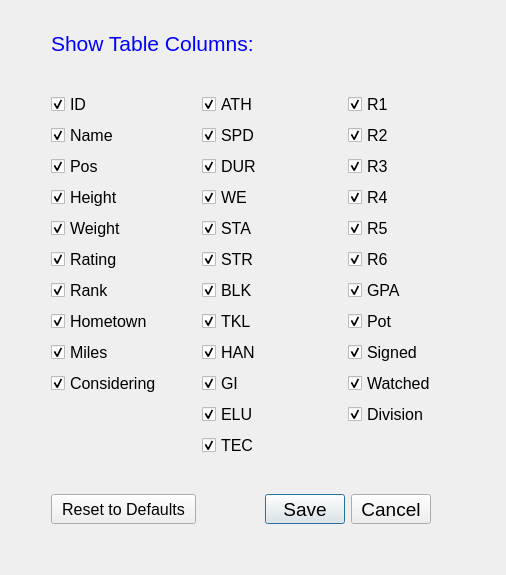
<?xml version="1.0" encoding="UTF-8"?>
<ui version="4.0">
 <class>DialogShowColumns</class>
 <widget class="QDialog" name="DialogShowColumns">
  <property name="windowModality">
   <enum>Qt::ApplicationModal</enum>
  </property>
  <property name="geometry">
   <rect>
    <x>0</x>
    <y>0</y>
    <width>506</width>
    <height>575</height>
   </rect>
  </property>
  <property name="sizePolicy">
   <sizepolicy hsizetype="Fixed" vsizetype="Fixed">
    <horstretch>0</horstretch>
    <verstretch>0</verstretch>
   </sizepolicy>
  </property>
  <property name="minimumSize">
   <size>
    <width>506</width>
    <height>575</height>
   </size>
  </property>
  <property name="maximumSize">
   <size>
    <width>506</width>
    <height>575</height>
   </size>
  </property>
  <property name="font">
   <font>
    <family>Arial</family>
    <pointsize>12</pointsize>
   </font>
  </property>
  <property name="windowTitle">
   <string>Show Columns</string>
  </property>
  <layout class="QGridLayout" name="gridLayout">
   <item row="5" column="3">
    <widget class="QCheckBox" name="checkBoxR3">
     <property name="sizePolicy">
      <sizepolicy hsizetype="Fixed" vsizetype="Fixed">
       <horstretch>0</horstretch>
       <verstretch>0</verstretch>
      </sizepolicy>
     </property>
     <property name="minimumSize">
      <size>
       <width>145</width>
       <height>0</height>
      </size>
     </property>
     <property name="maximumSize">
      <size>
       <width>145</width>
       <height>16777215</height>
      </size>
     </property>
     <property name="text">
      <string>R3</string>
     </property>
     <property name="checked">
      <bool>true</bool>
     </property>
    </widget>
   </item>
   <item row="3" column="3">
    <widget class="QCheckBox" name="checkBoxR1">
     <property name="sizePolicy">
      <sizepolicy hsizetype="Fixed" vsizetype="Fixed">
       <horstretch>0</horstretch>
       <verstretch>0</verstretch>
      </sizepolicy>
     </property>
     <property name="minimumSize">
      <size>
       <width>145</width>
       <height>0</height>
      </size>
     </property>
     <property name="maximumSize">
      <size>
       <width>145</width>
       <height>16777215</height>
      </size>
     </property>
     <property name="text">
      <string>R1</string>
     </property>
     <property name="checked">
      <bool>true</bool>
     </property>
    </widget>
   </item>
   <item row="15" column="2">
    <spacer name="verticalSpacer_3">
     <property name="orientation">
      <enum>Qt::Vertical</enum>
     </property>
     <property name="sizeType">
      <enum>QSizePolicy::Fixed</enum>
     </property>
     <property name="sizeHint" stdset="0">
      <size>
       <width>20</width>
       <height>30</height>
      </size>
     </property>
    </spacer>
   </item>
   <item row="4" column="1">
    <widget class="QCheckBox" name="checkBoxName">
     <property name="sizePolicy">
      <sizepolicy hsizetype="Fixed" vsizetype="Fixed">
       <horstretch>0</horstretch>
       <verstretch>0</verstretch>
      </sizepolicy>
     </property>
     <property name="minimumSize">
      <size>
       <width>145</width>
       <height>0</height>
      </size>
     </property>
     <property name="maximumSize">
      <size>
       <width>145</width>
       <height>16777215</height>
      </size>
     </property>
     <property name="text">
      <string>Name</string>
     </property>
     <property name="checked">
      <bool>true</bool>
     </property>
    </widget>
   </item>
   <item row="7" column="3">
    <widget class="QCheckBox" name="checkBoxR5">
     <property name="sizePolicy">
      <sizepolicy hsizetype="Fixed" vsizetype="Fixed">
       <horstretch>0</horstretch>
       <verstretch>0</verstretch>
      </sizepolicy>
     </property>
     <property name="minimumSize">
      <size>
       <width>145</width>
       <height>0</height>
      </size>
     </property>
     <property name="maximumSize">
      <size>
       <width>145</width>
       <height>16777215</height>
      </size>
     </property>
     <property name="text">
      <string>R5</string>
     </property>
     <property name="checked">
      <bool>true</bool>
     </property>
    </widget>
   </item>
   <item row="11" column="3">
    <widget class="QCheckBox" name="checkBoxSigned">
     <property name="sizePolicy">
      <sizepolicy hsizetype="Fixed" vsizetype="Fixed">
       <horstretch>0</horstretch>
       <verstretch>0</verstretch>
      </sizepolicy>
     </property>
     <property name="minimumSize">
      <size>
       <width>145</width>
       <height>0</height>
      </size>
     </property>
     <property name="maximumSize">
      <size>
       <width>145</width>
       <height>16777215</height>
      </size>
     </property>
     <property name="text">
      <string>Signed</string>
     </property>
     <property name="checked">
      <bool>true</bool>
     </property>
    </widget>
   </item>
   <item row="13" column="3">
    <widget class="QCheckBox" name="checkBoxDivision">
     <property name="sizePolicy">
      <sizepolicy hsizetype="Fixed" vsizetype="Fixed">
       <horstretch>0</horstretch>
       <verstretch>0</verstretch>
      </sizepolicy>
     </property>
     <property name="minimumSize">
      <size>
       <width>145</width>
       <height>0</height>
      </size>
     </property>
     <property name="maximumSize">
      <size>
       <width>145</width>
       <height>16777215</height>
      </size>
     </property>
     <property name="text">
      <string>Division</string>
     </property>
     <property name="checked">
      <bool>true</bool>
     </property>
    </widget>
   </item>
   <item row="2" column="1">
    <spacer name="verticalSpacer_2">
     <property name="orientation">
      <enum>Qt::Vertical</enum>
     </property>
     <property name="sizeType">
      <enum>QSizePolicy::Fixed</enum>
     </property>
     <property name="sizeHint" stdset="0">
      <size>
       <width>20</width>
       <height>20</height>
      </size>
     </property>
    </spacer>
   </item>
   <item row="5" column="1">
    <widget class="QCheckBox" name="checkBoxPos">
     <property name="sizePolicy">
      <sizepolicy hsizetype="Fixed" vsizetype="Fixed">
       <horstretch>0</horstretch>
       <verstretch>0</verstretch>
      </sizepolicy>
     </property>
     <property name="minimumSize">
      <size>
       <width>145</width>
       <height>0</height>
      </size>
     </property>
     <property name="maximumSize">
      <size>
       <width>145</width>
       <height>16777215</height>
      </size>
     </property>
     <property name="text">
      <string>Pos</string>
     </property>
     <property name="checked">
      <bool>true</bool>
     </property>
    </widget>
   </item>
   <item row="11" column="2">
    <widget class="QCheckBox" name="checkBoxHAN">
     <property name="sizePolicy">
      <sizepolicy hsizetype="Fixed" vsizetype="Fixed">
       <horstretch>0</horstretch>
       <verstretch>0</verstretch>
      </sizepolicy>
     </property>
     <property name="minimumSize">
      <size>
       <width>140</width>
       <height>0</height>
      </size>
     </property>
     <property name="maximumSize">
      <size>
       <width>140</width>
       <height>16777215</height>
      </size>
     </property>
     <property name="text">
      <string>HAN</string>
     </property>
     <property name="checked">
      <bool>true</bool>
     </property>
    </widget>
   </item>
   <item row="9" column="3">
    <widget class="QCheckBox" name="checkBoxGPA">
     <property name="sizePolicy">
      <sizepolicy hsizetype="Fixed" vsizetype="Fixed">
       <horstretch>0</horstretch>
       <verstretch>0</verstretch>
      </sizepolicy>
     </property>
     <property name="minimumSize">
      <size>
       <width>145</width>
       <height>0</height>
      </size>
     </property>
     <property name="maximumSize">
      <size>
       <width>145</width>
       <height>16777215</height>
      </size>
     </property>
     <property name="text">
      <string>GPA</string>
     </property>
     <property name="checked">
      <bool>true</bool>
     </property>
    </widget>
   </item>
   <item row="6" column="3">
    <widget class="QCheckBox" name="checkBoxR4">
     <property name="sizePolicy">
      <sizepolicy hsizetype="Fixed" vsizetype="Fixed">
       <horstretch>0</horstretch>
       <verstretch>0</verstretch>
      </sizepolicy>
     </property>
     <property name="minimumSize">
      <size>
       <width>145</width>
       <height>0</height>
      </size>
     </property>
     <property name="maximumSize">
      <size>
       <width>145</width>
       <height>16777215</height>
      </size>
     </property>
     <property name="text">
      <string>R4</string>
     </property>
     <property name="checked">
      <bool>true</bool>
     </property>
    </widget>
   </item>
   <item row="9" column="2">
    <widget class="QCheckBox" name="checkBoxBLK">
     <property name="sizePolicy">
      <sizepolicy hsizetype="Fixed" vsizetype="Fixed">
       <horstretch>0</horstretch>
       <verstretch>0</verstretch>
      </sizepolicy>
     </property>
     <property name="minimumSize">
      <size>
       <width>140</width>
       <height>0</height>
      </size>
     </property>
     <property name="maximumSize">
      <size>
       <width>140</width>
       <height>16777215</height>
      </size>
     </property>
     <property name="text">
      <string>BLK</string>
     </property>
     <property name="checked">
      <bool>true</bool>
     </property>
    </widget>
   </item>
   <item row="3" column="1">
    <widget class="QCheckBox" name="checkBoxID">
     <property name="sizePolicy">
      <sizepolicy hsizetype="Fixed" vsizetype="Fixed">
       <horstretch>0</horstretch>
       <verstretch>0</verstretch>
      </sizepolicy>
     </property>
     <property name="minimumSize">
      <size>
       <width>145</width>
       <height>0</height>
      </size>
     </property>
     <property name="maximumSize">
      <size>
       <width>145</width>
       <height>16777215</height>
      </size>
     </property>
     <property name="layoutDirection">
      <enum>Qt::LeftToRight</enum>
     </property>
     <property name="text">
      <string>ID</string>
     </property>
     <property name="checked">
      <bool>true</bool>
     </property>
    </widget>
   </item>
   <item row="13" column="2">
    <widget class="QCheckBox" name="checkBoxELU">
     <property name="sizePolicy">
      <sizepolicy hsizetype="Fixed" vsizetype="Fixed">
       <horstretch>0</horstretch>
       <verstretch>0</verstretch>
      </sizepolicy>
     </property>
     <property name="minimumSize">
      <size>
       <width>140</width>
       <height>0</height>
      </size>
     </property>
     <property name="maximumSize">
      <size>
       <width>140</width>
       <height>16777215</height>
      </size>
     </property>
     <property name="text">
      <string>ELU</string>
     </property>
     <property name="checked">
      <bool>true</bool>
     </property>
    </widget>
   </item>
   <item row="10" column="2">
    <widget class="QCheckBox" name="checkBoxTKL">
     <property name="sizePolicy">
      <sizepolicy hsizetype="Fixed" vsizetype="Fixed">
       <horstretch>0</horstretch>
       <verstretch>0</verstretch>
      </sizepolicy>
     </property>
     <property name="minimumSize">
      <size>
       <width>140</width>
       <height>0</height>
      </size>
     </property>
     <property name="maximumSize">
      <size>
       <width>140</width>
       <height>16777215</height>
      </size>
     </property>
     <property name="text">
      <string>TKL</string>
     </property>
     <property name="checked">
      <bool>true</bool>
     </property>
    </widget>
   </item>
   <item row="24" column="1">
    <spacer name="verticalSpacer">
     <property name="orientation">
      <enum>Qt::Vertical</enum>
     </property>
     <property name="sizeType">
      <enum>QSizePolicy::Fixed</enum>
     </property>
     <property name="sizeHint" stdset="0">
      <size>
       <width>20</width>
       <height>40</height>
      </size>
     </property>
    </spacer>
   </item>
   <item row="7" column="1">
    <widget class="QCheckBox" name="checkBoxWeight">
     <property name="sizePolicy">
      <sizepolicy hsizetype="Fixed" vsizetype="Fixed">
       <horstretch>0</horstretch>
       <verstretch>0</verstretch>
      </sizepolicy>
     </property>
     <property name="minimumSize">
      <size>
       <width>145</width>
       <height>0</height>
      </size>
     </property>
     <property name="maximumSize">
      <size>
       <width>145</width>
       <height>16777215</height>
      </size>
     </property>
     <property name="text">
      <string>Weight</string>
     </property>
     <property name="checked">
      <bool>true</bool>
     </property>
    </widget>
   </item>
   <item row="0" column="0">
    <spacer name="verticalSpacer_4">
     <property name="orientation">
      <enum>Qt::Vertical</enum>
     </property>
     <property name="sizeType">
      <enum>QSizePolicy::Fixed</enum>
     </property>
     <property name="sizeHint" stdset="0">
      <size>
       <width>20</width>
       <height>10</height>
      </size>
     </property>
    </spacer>
   </item>
   <item row="8" column="1">
    <widget class="QCheckBox" name="checkBoxRating">
     <property name="sizePolicy">
      <sizepolicy hsizetype="Fixed" vsizetype="Fixed">
       <horstretch>0</horstretch>
       <verstretch>0</verstretch>
      </sizepolicy>
     </property>
     <property name="minimumSize">
      <size>
       <width>145</width>
       <height>0</height>
      </size>
     </property>
     <property name="maximumSize">
      <size>
       <width>145</width>
       <height>16777215</height>
      </size>
     </property>
     <property name="text">
      <string>Rating</string>
     </property>
     <property name="checked">
      <bool>true</bool>
     </property>
    </widget>
   </item>
   <item row="12" column="2">
    <widget class="QCheckBox" name="checkBoxGI">
     <property name="sizePolicy">
      <sizepolicy hsizetype="Fixed" vsizetype="Fixed">
       <horstretch>0</horstretch>
       <verstretch>0</verstretch>
      </sizepolicy>
     </property>
     <property name="minimumSize">
      <size>
       <width>140</width>
       <height>0</height>
      </size>
     </property>
     <property name="maximumSize">
      <size>
       <width>140</width>
       <height>16777215</height>
      </size>
     </property>
     <property name="text">
      <string>GI</string>
     </property>
     <property name="checked">
      <bool>true</bool>
     </property>
    </widget>
   </item>
   <item row="12" column="3">
    <widget class="QCheckBox" name="checkBoxWatched">
     <property name="sizePolicy">
      <sizepolicy hsizetype="Fixed" vsizetype="Fixed">
       <horstretch>0</horstretch>
       <verstretch>0</verstretch>
      </sizepolicy>
     </property>
     <property name="minimumSize">
      <size>
       <width>145</width>
       <height>0</height>
      </size>
     </property>
     <property name="maximumSize">
      <size>
       <width>145</width>
       <height>16777215</height>
      </size>
     </property>
     <property name="text">
      <string>Watched</string>
     </property>
     <property name="checked">
      <bool>true</bool>
     </property>
    </widget>
   </item>
   <item row="10" column="3">
    <widget class="QCheckBox" name="checkBoxPot">
     <property name="sizePolicy">
      <sizepolicy hsizetype="Fixed" vsizetype="Fixed">
       <horstretch>0</horstretch>
       <verstretch>0</verstretch>
      </sizepolicy>
     </property>
     <property name="minimumSize">
      <size>
       <width>145</width>
       <height>0</height>
      </size>
     </property>
     <property name="maximumSize">
      <size>
       <width>145</width>
       <height>16777215</height>
      </size>
     </property>
     <property name="text">
      <string>Pot</string>
     </property>
     <property name="checked">
      <bool>true</bool>
     </property>
    </widget>
   </item>
   <item row="1" column="1" colspan="3">
    <widget class="QLabel" name="labelShowColumns">
     <property name="sizePolicy">
      <sizepolicy hsizetype="Fixed" vsizetype="Preferred">
       <horstretch>0</horstretch>
       <verstretch>0</verstretch>
      </sizepolicy>
     </property>
     <property name="minimumSize">
      <size>
       <width>430</width>
       <height>0</height>
      </size>
     </property>
     <property name="maximumSize">
      <size>
       <width>430</width>
       <height>16777215</height>
      </size>
     </property>
     <property name="font">
      <font>
       <family>Arial</family>
       <pointsize>16</pointsize>
      </font>
     </property>
     <property name="styleSheet">
      <string notr="true">color: blue</string>
     </property>
     <property name="text">
      <string>Show Table Columns:</string>
     </property>
     <property name="alignment">
      <set>Qt::AlignLeading|Qt::AlignLeft|Qt::AlignVCenter</set>
     </property>
    </widget>
   </item>
   <item row="8" column="2">
    <widget class="QCheckBox" name="checkBoxSTR">
     <property name="sizePolicy">
      <sizepolicy hsizetype="Fixed" vsizetype="Fixed">
       <horstretch>0</horstretch>
       <verstretch>0</verstretch>
      </sizepolicy>
     </property>
     <property name="minimumSize">
      <size>
       <width>140</width>
       <height>0</height>
      </size>
     </property>
     <property name="maximumSize">
      <size>
       <width>140</width>
       <height>16777215</height>
      </size>
     </property>
     <property name="text">
      <string>STR</string>
     </property>
     <property name="checked">
      <bool>true</bool>
     </property>
    </widget>
   </item>
   <item row="10" column="1">
    <widget class="QCheckBox" name="checkBoxHometown">
     <property name="sizePolicy">
      <sizepolicy hsizetype="Fixed" vsizetype="Fixed">
       <horstretch>0</horstretch>
       <verstretch>0</verstretch>
      </sizepolicy>
     </property>
     <property name="minimumSize">
      <size>
       <width>145</width>
       <height>0</height>
      </size>
     </property>
     <property name="maximumSize">
      <size>
       <width>145</width>
       <height>16777215</height>
      </size>
     </property>
     <property name="text">
      <string>Hometown</string>
     </property>
     <property name="checked">
      <bool>true</bool>
     </property>
    </widget>
   </item>
   <item row="4" column="3">
    <widget class="QCheckBox" name="checkBoxR2">
     <property name="sizePolicy">
      <sizepolicy hsizetype="Fixed" vsizetype="Fixed">
       <horstretch>0</horstretch>
       <verstretch>0</verstretch>
      </sizepolicy>
     </property>
     <property name="minimumSize">
      <size>
       <width>145</width>
       <height>0</height>
      </size>
     </property>
     <property name="maximumSize">
      <size>
       <width>145</width>
       <height>16777215</height>
      </size>
     </property>
     <property name="text">
      <string>R2</string>
     </property>
     <property name="checked">
      <bool>true</bool>
     </property>
    </widget>
   </item>
   <item row="6" column="1">
    <widget class="QCheckBox" name="checkBoxHeight">
     <property name="sizePolicy">
      <sizepolicy hsizetype="Fixed" vsizetype="Fixed">
       <horstretch>0</horstretch>
       <verstretch>0</verstretch>
      </sizepolicy>
     </property>
     <property name="minimumSize">
      <size>
       <width>145</width>
       <height>0</height>
      </size>
     </property>
     <property name="maximumSize">
      <size>
       <width>145</width>
       <height>16777215</height>
      </size>
     </property>
     <property name="text">
      <string>Height</string>
     </property>
     <property name="checked">
      <bool>true</bool>
     </property>
    </widget>
   </item>
   <item row="8" column="3">
    <widget class="QCheckBox" name="checkBoxR6">
     <property name="sizePolicy">
      <sizepolicy hsizetype="Fixed" vsizetype="Fixed">
       <horstretch>0</horstretch>
       <verstretch>0</verstretch>
      </sizepolicy>
     </property>
     <property name="minimumSize">
      <size>
       <width>145</width>
       <height>0</height>
      </size>
     </property>
     <property name="maximumSize">
      <size>
       <width>145</width>
       <height>16777215</height>
      </size>
     </property>
     <property name="text">
      <string>R6</string>
     </property>
     <property name="checked">
      <bool>true</bool>
     </property>
    </widget>
   </item>
   <item row="14" column="2">
    <widget class="QCheckBox" name="checkBoxTEC">
     <property name="sizePolicy">
      <sizepolicy hsizetype="Fixed" vsizetype="Fixed">
       <horstretch>0</horstretch>
       <verstretch>0</verstretch>
      </sizepolicy>
     </property>
     <property name="minimumSize">
      <size>
       <width>140</width>
       <height>0</height>
      </size>
     </property>
     <property name="maximumSize">
      <size>
       <width>140</width>
       <height>16777215</height>
      </size>
     </property>
     <property name="text">
      <string>TEC</string>
     </property>
     <property name="checked">
      <bool>true</bool>
     </property>
    </widget>
   </item>
   <item row="12" column="1">
    <widget class="QCheckBox" name="checkBoxConsidering">
     <property name="sizePolicy">
      <sizepolicy hsizetype="Fixed" vsizetype="Fixed">
       <horstretch>0</horstretch>
       <verstretch>0</verstretch>
      </sizepolicy>
     </property>
     <property name="minimumSize">
      <size>
       <width>145</width>
       <height>0</height>
      </size>
     </property>
     <property name="maximumSize">
      <size>
       <width>145</width>
       <height>16777215</height>
      </size>
     </property>
     <property name="text">
      <string>Considering</string>
     </property>
     <property name="checked">
      <bool>true</bool>
     </property>
    </widget>
   </item>
   <item row="1" column="0">
    <spacer name="horizontalSpacer">
     <property name="orientation">
      <enum>Qt::Horizontal</enum>
     </property>
     <property name="sizeType">
      <enum>QSizePolicy::Fixed</enum>
     </property>
     <property name="sizeHint" stdset="0">
      <size>
       <width>40</width>
       <height>20</height>
      </size>
     </property>
    </spacer>
   </item>
   <item row="3" column="2">
    <widget class="QCheckBox" name="checkBoxATH">
     <property name="sizePolicy">
      <sizepolicy hsizetype="Fixed" vsizetype="Fixed">
       <horstretch>0</horstretch>
       <verstretch>0</verstretch>
      </sizepolicy>
     </property>
     <property name="minimumSize">
      <size>
       <width>140</width>
       <height>0</height>
      </size>
     </property>
     <property name="maximumSize">
      <size>
       <width>140</width>
       <height>16777215</height>
      </size>
     </property>
     <property name="text">
      <string>ATH</string>
     </property>
     <property name="checked">
      <bool>true</bool>
     </property>
    </widget>
   </item>
   <item row="6" column="2">
    <widget class="QCheckBox" name="checkBoxWE">
     <property name="sizePolicy">
      <sizepolicy hsizetype="Fixed" vsizetype="Fixed">
       <horstretch>0</horstretch>
       <verstretch>0</verstretch>
      </sizepolicy>
     </property>
     <property name="minimumSize">
      <size>
       <width>140</width>
       <height>0</height>
      </size>
     </property>
     <property name="maximumSize">
      <size>
       <width>140</width>
       <height>16777215</height>
      </size>
     </property>
     <property name="text">
      <string>WE</string>
     </property>
     <property name="checked">
      <bool>true</bool>
     </property>
    </widget>
   </item>
   <item row="9" column="1">
    <widget class="QCheckBox" name="checkBoxRank">
     <property name="sizePolicy">
      <sizepolicy hsizetype="Fixed" vsizetype="Fixed">
       <horstretch>0</horstretch>
       <verstretch>0</verstretch>
      </sizepolicy>
     </property>
     <property name="minimumSize">
      <size>
       <width>145</width>
       <height>0</height>
      </size>
     </property>
     <property name="maximumSize">
      <size>
       <width>145</width>
       <height>16777215</height>
      </size>
     </property>
     <property name="text">
      <string>Rank</string>
     </property>
     <property name="checked">
      <bool>true</bool>
     </property>
    </widget>
   </item>
   <item row="7" column="2">
    <widget class="QCheckBox" name="checkBoxSTA">
     <property name="sizePolicy">
      <sizepolicy hsizetype="Fixed" vsizetype="Fixed">
       <horstretch>0</horstretch>
       <verstretch>0</verstretch>
      </sizepolicy>
     </property>
     <property name="minimumSize">
      <size>
       <width>140</width>
       <height>0</height>
      </size>
     </property>
     <property name="maximumSize">
      <size>
       <width>140</width>
       <height>16777215</height>
      </size>
     </property>
     <property name="text">
      <string>STA</string>
     </property>
     <property name="checked">
      <bool>true</bool>
     </property>
    </widget>
   </item>
   <item row="11" column="1">
    <widget class="QCheckBox" name="checkBoxMiles">
     <property name="sizePolicy">
      <sizepolicy hsizetype="Fixed" vsizetype="Fixed">
       <horstretch>0</horstretch>
       <verstretch>0</verstretch>
      </sizepolicy>
     </property>
     <property name="minimumSize">
      <size>
       <width>145</width>
       <height>0</height>
      </size>
     </property>
     <property name="maximumSize">
      <size>
       <width>145</width>
       <height>16777215</height>
      </size>
     </property>
     <property name="text">
      <string>Miles</string>
     </property>
     <property name="checked">
      <bool>true</bool>
     </property>
    </widget>
   </item>
   <item row="5" column="2">
    <widget class="QCheckBox" name="checkBoxDUR">
     <property name="sizePolicy">
      <sizepolicy hsizetype="Fixed" vsizetype="Fixed">
       <horstretch>0</horstretch>
       <verstretch>0</verstretch>
      </sizepolicy>
     </property>
     <property name="minimumSize">
      <size>
       <width>140</width>
       <height>0</height>
      </size>
     </property>
     <property name="maximumSize">
      <size>
       <width>140</width>
       <height>16777215</height>
      </size>
     </property>
     <property name="text">
      <string>DUR</string>
     </property>
     <property name="checked">
      <bool>true</bool>
     </property>
    </widget>
   </item>
   <item row="4" column="2">
    <widget class="QCheckBox" name="checkBoxSPD">
     <property name="sizePolicy">
      <sizepolicy hsizetype="Fixed" vsizetype="Fixed">
       <horstretch>0</horstretch>
       <verstretch>0</verstretch>
      </sizepolicy>
     </property>
     <property name="minimumSize">
      <size>
       <width>140</width>
       <height>0</height>
      </size>
     </property>
     <property name="maximumSize">
      <size>
       <width>140</width>
       <height>16777215</height>
      </size>
     </property>
     <property name="text">
      <string>SPD</string>
     </property>
     <property name="checked">
      <bool>true</bool>
     </property>
    </widget>
   </item>
   <item row="23" column="2" colspan="2">
    <widget class="QDialogButtonBox" name="buttonBoxSaveCancel">
     <property name="sizePolicy">
      <sizepolicy hsizetype="Expanding" vsizetype="Fixed">
       <horstretch>0</horstretch>
       <verstretch>0</verstretch>
      </sizepolicy>
     </property>
     <property name="minimumSize">
      <size>
       <width>0</width>
       <height>30</height>
      </size>
     </property>
     <property name="maximumSize">
      <size>
       <width>16666</width>
       <height>30</height>
      </size>
     </property>
     <property name="font">
      <font>
       <family>Arial</family>
       <pointsize>14</pointsize>
      </font>
     </property>
     <property name="orientation">
      <enum>Qt::Horizontal</enum>
     </property>
     <property name="standardButtons">
      <set>QDialogButtonBox::Cancel|QDialogButtonBox::Save</set>
     </property>
     <property name="centerButtons">
      <bool>true</bool>
     </property>
    </widget>
   </item>
   <item row="23" column="1">
    <widget class="QPushButton" name="pushButtonResetDefaults">
     <property name="minimumSize">
      <size>
       <width>0</width>
       <height>30</height>
      </size>
     </property>
     <property name="maximumSize">
      <size>
       <width>16777215</width>
       <height>30</height>
      </size>
     </property>
     <property name="font">
      <font>
       <family>Arial</family>
       <pointsize>12</pointsize>
      </font>
     </property>
     <property name="toolTip">
      <string>Resets column order and visibility to default config.</string>
     </property>
     <property name="text">
      <string>Reset to Defaults</string>
     </property>
    </widget>
   </item>
  </layout>
 </widget>
 <tabstops>
  <tabstop>checkBoxID</tabstop>
  <tabstop>checkBoxName</tabstop>
  <tabstop>checkBoxPos</tabstop>
  <tabstop>checkBoxHeight</tabstop>
  <tabstop>checkBoxWeight</tabstop>
  <tabstop>checkBoxRating</tabstop>
  <tabstop>checkBoxRank</tabstop>
  <tabstop>checkBoxHometown</tabstop>
  <tabstop>checkBoxMiles</tabstop>
  <tabstop>checkBoxConsidering</tabstop>
  <tabstop>checkBoxATH</tabstop>
  <tabstop>checkBoxSPD</tabstop>
  <tabstop>checkBoxDUR</tabstop>
  <tabstop>checkBoxWE</tabstop>
  <tabstop>checkBoxSTA</tabstop>
  <tabstop>checkBoxSTR</tabstop>
  <tabstop>checkBoxBLK</tabstop>
  <tabstop>checkBoxTKL</tabstop>
  <tabstop>checkBoxHAN</tabstop>
  <tabstop>checkBoxGI</tabstop>
  <tabstop>checkBoxELU</tabstop>
  <tabstop>checkBoxTEC</tabstop>
  <tabstop>checkBoxR1</tabstop>
  <tabstop>checkBoxR2</tabstop>
  <tabstop>checkBoxR3</tabstop>
  <tabstop>checkBoxR4</tabstop>
  <tabstop>checkBoxR5</tabstop>
  <tabstop>checkBoxR6</tabstop>
  <tabstop>checkBoxGPA</tabstop>
  <tabstop>checkBoxPot</tabstop>
  <tabstop>checkBoxSigned</tabstop>
  <tabstop>checkBoxWatched</tabstop>
  <tabstop>checkBoxDivision</tabstop>
 </tabstops>
 <resources/>
 <connections>
  <connection>
   <sender>buttonBoxSaveCancel</sender>
   <signal>accepted()</signal>
   <receiver>DialogShowColumns</receiver>
   <slot>accept()</slot>
   <hints>
    <hint type="sourcelabel">
     <x>248</x>
     <y>254</y>
    </hint>
    <hint type="destinationlabel">
     <x>157</x>
     <y>274</y>
    </hint>
   </hints>
  </connection>
  <connection>
   <sender>buttonBoxSaveCancel</sender>
   <signal>rejected()</signal>
   <receiver>DialogShowColumns</receiver>
   <slot>reject()</slot>
   <hints>
    <hint type="sourcelabel">
     <x>316</x>
     <y>260</y>
    </hint>
    <hint type="destinationlabel">
     <x>286</x>
     <y>274</y>
    </hint>
   </hints>
  </connection>
 </connections>
</ui>
